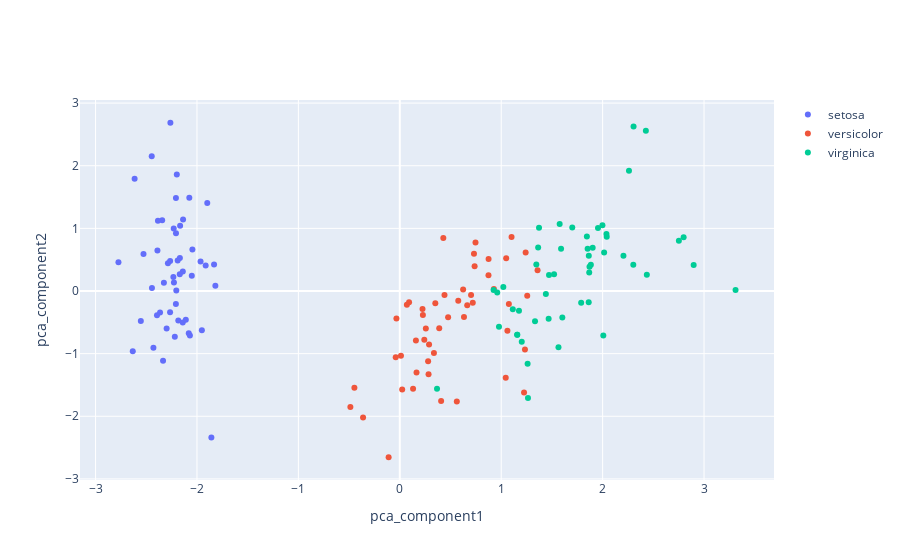

This figure's notebook cell:
### Code cell
pca_graph = go.Figure()

for i in range(0,3):
    
    pca_graph.add_trace(
    go.Scatter(x=iris_df_pca[iris_df_pca['target']==i]['pca_component1'],
               y=iris_df_pca[iris_df_pca['target']==i]['pca_component2'],mode='markers' ,
               name = iris.target_names[i])
    )

pca_graph.update_xaxes(title_text="pca_component1")    
pca_graph.update_yaxes(title_text="pca_component2")

pca_graph.show()
